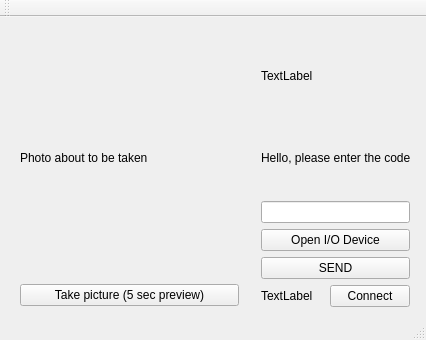
<?xml version="1.0" encoding="UTF-8"?>
<ui version="4.0">
 <class>MainWindow</class>
 <widget class="QMainWindow" name="MainWindow">
  <property name="geometry">
   <rect>
    <x>0</x>
    <y>0</y>
    <width>426</width>
    <height>340</height>
   </rect>
  </property>
  <property name="minimumSize">
   <size>
    <width>426</width>
    <height>340</height>
   </size>
  </property>
  <property name="maximumSize">
   <size>
    <width>426</width>
    <height>340</height>
   </size>
  </property>
  <property name="windowTitle">
   <string>Visual vision</string>
  </property>
  <property name="autoFillBackground">
   <bool>true</bool>
  </property>
  <widget class="QWidget" name="centralWidget">
   <widget class="QWidget" name="verticalLayoutWidget">
    <property name="geometry">
     <rect>
      <x>9</x>
      <y>9</y>
      <width>241</width>
      <height>291</height>
     </rect>
    </property>
    <layout class="QVBoxLayout" name="photo_verticalLayout">
     <item>
      <widget class="QLabel" name="photo_label">
       <property name="text">
        <string>Photo about to be taken</string>
       </property>
      </widget>
     </item>
     <item>
      <widget class="QPushButton" name="pushButton">
       <property name="text">
        <string>Take picture (5 sec preview)</string>
       </property>
      </widget>
     </item>
    </layout>
   </widget>
   <widget class="QWidget" name="verticalLayoutWidget_2">
    <property name="geometry">
     <rect>
      <x>250</x>
      <y>10</y>
      <width>171</width>
      <height>291</height>
     </rect>
    </property>
    <layout class="QVBoxLayout" name="code_verticalLayout">
     <item>
      <widget class="QLabel" name="logo">
       <property name="text">
        <string>TextLabel</string>
       </property>
      </widget>
     </item>
     <item>
      <widget class="QLabel" name="welcome_text">
       <property name="text">
        <string>Hello, please enter the code</string>
       </property>
      </widget>
     </item>
     <item>
      <widget class="QLineEdit" name="lineEdit"/>
     </item>
     <item>
      <widget class="QPushButton" name="pushButton_2">
       <property name="text">
        <string>Open I/O Device</string>
       </property>
      </widget>
     </item>
     <item>
      <widget class="QPushButton" name="sendMessage_bt">
       <property name="text">
        <string>SEND</string>
       </property>
      </widget>
     </item>
     <item>
      <layout class="QHBoxLayout" name="horizontalLayout">
       <item>
        <widget class="QLabel" name="label">
         <property name="text">
          <string>TextLabel</string>
         </property>
        </widget>
       </item>
       <item>
        <widget class="QPushButton" name="bt_connexion">
         <property name="text">
          <string>Connect</string>
         </property>
        </widget>
       </item>
      </layout>
     </item>
    </layout>
   </widget>
  </widget>
  <widget class="QToolBar" name="mainToolBar">
   <attribute name="toolBarArea">
    <enum>TopToolBarArea</enum>
   </attribute>
   <attribute name="toolBarBreak">
    <bool>false</bool>
   </attribute>
  </widget>
  <widget class="QStatusBar" name="statusBar"/>
 </widget>
 <layoutdefault spacing="6" margin="11"/>
 <resources/>
 <connections/>
</ui>
